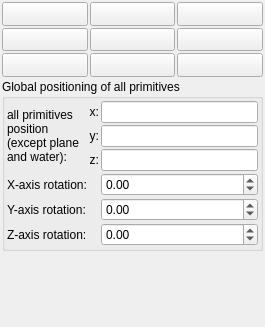
         <widget class="QWidget" name="scrollAreaWidgetContents_primitives">
          <property name="geometry">
           <rect>
            <x>0</x>
            <y>0</y>
            <width>265</width>
            <height>327</height>
           </rect>
          </property>
          <layout class="QVBoxLayout" name="verticalLayout_74">
           <property name="spacing">
            <number>2</number>
           </property>
           <property name="leftMargin">
            <number>2</number>
           </property>
           <property name="topMargin">
            <number>2</number>
           </property>
           <property name="rightMargin">
            <number>2</number>
           </property>
           <property name="bottomMargin">
            <number>2</number>
           </property>
           <item>
            <layout class="QGridLayout" name="gridLayout_23">
             <property name="spacing">
              <number>2</number>
             </property>
             <item row="2" column="0">
              <widget class="QPushButton" name="pushButton_add_primitive_cylinder">
               <property name="sizePolicy">
                <sizepolicy hsizetype="Minimum" vsizetype="Minimum">
                 <horstretch>0</horstretch>
                 <verstretch>1</verstretch>
                </sizepolicy>
               </property>
               <property name="text">
                <string/>
               </property>
               <property name="icon">
                <iconset resource="icons.qrc">
                 <normaloff>:/primitives/icons/cylinder.png</normaloff>:/primitives/icons/cylinder.png</iconset>
               </property>
               <property name="iconSize">
                <size>
                 <width>32</width>
                 <height>32</height>
                </size>
               </property>
              </widget>
             </item>
             <item row="2" column="1">
              <widget class="QPushButton" name="pushButton_add_primitive_cone">
               <property name="sizePolicy">
                <sizepolicy hsizetype="Minimum" vsizetype="Minimum">
                 <horstretch>0</horstretch>
                 <verstretch>1</verstretch>
                </sizepolicy>
               </property>
               <property name="text">
                <string/>
               </property>
               <property name="icon">
                <iconset resource="icons.qrc">
                 <normaloff>:/primitives/icons/cone.png</normaloff>:/primitives/icons/cone.png</iconset>
               </property>
               <property name="iconSize">
                <size>
                 <width>32</width>
                 <height>32</height>
                </size>
               </property>
              </widget>
             </item>
             <item row="0" column="0">
              <widget class="QPushButton" name="pushButton_add_primitive_rectangle">
               <property name="sizePolicy">
                <sizepolicy hsizetype="Minimum" vsizetype="Minimum">
                 <horstretch>0</horstretch>
                 <verstretch>1</verstretch>
                </sizepolicy>
               </property>
               <property name="text">
                <string/>
               </property>
               <property name="icon">
                <iconset resource="icons.qrc">
                 <normaloff>:/primitives/icons/rectangle.png</normaloff>:/primitives/icons/rectangle.png</iconset>
               </property>
               <property name="iconSize">
                <size>
                 <width>32</width>
                 <height>32</height>
                </size>
               </property>
              </widget>
             </item>
             <item row="0" column="1">
              <widget class="QPushButton" name="pushButton_add_primitive_circle">
               <property name="sizePolicy">
                <sizepolicy hsizetype="Minimum" vsizetype="Minimum">
                 <horstretch>0</horstretch>
                 <verstretch>1</verstretch>
                </sizepolicy>
               </property>
               <property name="text">
                <string/>
               </property>
               <property name="icon">
                <iconset resource="icons.qrc">
                 <normaloff>:/primitives/icons/circle.png</normaloff>:/primitives/icons/circle.png</iconset>
               </property>
               <property name="iconSize">
                <size>
                 <width>32</width>
                 <height>32</height>
                </size>
               </property>
              </widget>
             </item>
             <item row="0" column="2">
              <widget class="QPushButton" name="pushButton_add_primitive_box">
               <property name="sizePolicy">
                <sizepolicy hsizetype="Minimum" vsizetype="Minimum">
                 <horstretch>0</horstretch>
                 <verstretch>1</verstretch>
                </sizepolicy>
               </property>
               <property name="text">
                <string/>
               </property>
               <property name="icon">
                <iconset resource="icons.qrc">
                 <normaloff>:/primitives/icons/box.png</normaloff>:/primitives/icons/box.png</iconset>
               </property>
               <property name="iconSize">
                <size>
                 <width>32</width>
                 <height>32</height>
                </size>
               </property>
              </widget>
             </item>
             <item row="3" column="2">
              <widget class="QPushButton" name="pushButton_add_primitive_water">
               <property name="sizePolicy">
                <sizepolicy hsizetype="Minimum" vsizetype="Minimum">
                 <horstretch>0</horstretch>
                 <verstretch>1</verstretch>
                </sizepolicy>
               </property>
               <property name="text">
                <string/>
               </property>
               <property name="icon">
                <iconset resource="icons.qrc">
                 <normaloff>:/primitives/icons/water.png</normaloff>:/primitives/icons/water.png</iconset>
               </property>
               <property name="iconSize">
                <size>
                 <width>32</width>
                 <height>32</height>
                </size>
               </property>
              </widget>
             </item>
             <item row="3" column="1">
              <widget class="QPushButton" name="pushButton_add_primitive_plane">
               <property name="sizePolicy">
                <sizepolicy hsizetype="Minimum" vsizetype="Minimum">
                 <horstretch>0</horstretch>
                 <verstretch>1</verstretch>
                </sizepolicy>
               </property>
               <property name="text">
                <string/>
               </property>
               <property name="icon">
                <iconset resource="icons.qrc">
                 <normaloff>:/primitives/icons/plane.png</normaloff>:/primitives/icons/plane.png</iconset>
               </property>
               <property name="iconSize">
                <size>
                 <width>32</width>
                 <height>32</height>
                </size>
               </property>
              </widget>
             </item>
             <item row="3" column="0">
              <widget class="QPushButton" name="pushButton_add_primitive_torus">
               <property name="sizePolicy">
                <sizepolicy hsizetype="Minimum" vsizetype="Minimum">
                 <horstretch>0</horstretch>
                 <verstretch>1</verstretch>
                </sizepolicy>
               </property>
               <property name="text">
                <string/>
               </property>
               <property name="icon">
                <iconset resource="icons.qrc">
                 <normaloff>:/primitives/icons/torus.png</normaloff>:/primitives/icons/torus.png</iconset>
               </property>
               <property name="iconSize">
                <size>
                 <width>32</width>
                 <height>32</height>
                </size>
               </property>
              </widget>
             </item>
             <item row="2" column="2">
              <widget class="QPushButton" name="pushButton_add_primitive_sphere">
               <property name="sizePolicy">
                <sizepolicy hsizetype="Minimum" vsizetype="Minimum">
                 <horstretch>0</horstretch>
                 <verstretch>1</verstretch>
                </sizepolicy>
               </property>
               <property name="text">
                <string/>
               </property>
               <property name="icon">
                <iconset resource="icons.qrc">
                 <normaloff>:/primitives/icons/sphere.png</normaloff>:/primitives/icons/sphere.png</iconset>
               </property>
               <property name="iconSize">
                <size>
                 <width>32</width>
                 <height>32</height>
                </size>
               </property>
              </widget>
             </item>
            </layout>
           </item>
           <item>
            <widget class="QGroupBox" name="groupBox_4">
             <property name="title">
              <string>Global positioning of all primitives</string>
             </property>
             <layout class="QVBoxLayout" name="verticalLayout_5">
              <property name="leftMargin">
               <number>2</number>
              </property>
              <property name="topMargin">
               <number>2</number>
              </property>
              <property name="rightMargin">
               <number>2</number>
              </property>
              <property name="bottomMargin">
               <number>2</number>
              </property>
              <item>
               <layout class="QGridLayout" name="gridLayout_37">
                <property name="spacing">
                 <number>2</number>
                </property>
                <item row="2" column="2">
                 <widget class="MyLineEdit" name="vect3_all_primitives_position_z">
                  <property name="sizePolicy">
                   <sizepolicy hsizetype="Expanding" vsizetype="Maximum">
                    <horstretch>0</horstretch>
                    <verstretch>0</verstretch>
                   </sizepolicy>
                  </property>
                 </widget>
                </item>
                <item row="3" column="2">
                 <widget class="MyDoubleSpinBox" name="spinboxd3_all_primitives_rotation_x">
                  <property name="sizePolicy">
                   <sizepolicy hsizetype="Minimum" vsizetype="Maximum">
                    <horstretch>0</horstretch>
                    <verstretch>0</verstretch>
                   </sizepolicy>
                  </property>
                  <property name="prefix">
                   <string/>
                  </property>
                  <property name="suffix">
                   <string/>
                  </property>
                  <property name="decimals">
                   <number>2</number>
                  </property>
                  <property name="minimum">
                   <double>-36000.000000000000000</double>
                  </property>
                  <property name="maximum">
                   <double>36000.000000000000000</double>
                  </property>
                  <property name="singleStep">
                   <double>0.100000000000000</double>
                  </property>
                 </widget>
                </item>
                <item row="4" column="0">
                 <widget class="QLabel" name="label_50">
                  <property name="text">
                   <string>Y-axis rotation:</string>
                  </property>
                 </widget>
                </item>
                <item row="2" column="1">
                 <widget class="QLabel" name="label_141">
                  <property name="sizePolicy">
                   <sizepolicy hsizetype="Preferred" vsizetype="Preferred">
                    <horstretch>0</horstretch>
                    <verstretch>0</verstretch>
                   </sizepolicy>
                  </property>
                  <property name="text">
                   <string>z:</string>
                  </property>
                  <property name="alignment">
                   <set>Qt::AlignRight|Qt::AlignTrailing|Qt::AlignVCenter</set>
                  </property>
                 </widget>
                </item>
                <item row="0" column="1">
                 <widget class="QLabel" name="label_142">
                  <property name="sizePolicy">
                   <sizepolicy hsizetype="Preferred" vsizetype="Preferred">
                    <horstretch>0</horstretch>
                    <verstretch>0</verstretch>
                   </sizepolicy>
                  </property>
                  <property name="text">
                   <string>x:</string>
                  </property>
                  <property name="alignment">
                   <set>Qt::AlignRight|Qt::AlignTrailing|Qt::AlignVCenter</set>
                  </property>
                 </widget>
                </item>
                <item row="0" column="2">
                 <widget class="MyLineEdit" name="vect3_all_primitives_position_x">
                  <property name="sizePolicy">
                   <sizepolicy hsizetype="Expanding" vsizetype="Maximum">
                    <horstretch>0</horstretch>
                    <verstretch>0</verstretch>
                   </sizepolicy>
                  </property>
                 </widget>
                </item>
                <item row="1" column="2">
                 <widget class="MyLineEdit" name="vect3_all_primitives_position_y">
                  <property name="sizePolicy">
                   <sizepolicy hsizetype="Expanding" vsizetype="Maximum">
                    <horstretch>0</horstretch>
                    <verstretch>0</verstretch>
                   </sizepolicy>
                  </property>
                 </widget>
                </item>
                <item row="3" column="0">
                 <widget class="QLabel" name="label_49">
                  <property name="text">
                   <string>X-axis rotation:</string>
                  </property>
                 </widget>
                </item>
                <item row="1" column="1">
                 <widget class="QLabel" name="label_144">
                  <property name="sizePolicy">
                   <sizepolicy hsizetype="Preferred" vsizetype="Preferred">
                    <horstretch>0</horstretch>
                    <verstretch>0</verstretch>
                   </sizepolicy>
                  </property>
                  <property name="text">
                   <string>y:</string>
                  </property>
                  <property name="alignment">
                   <set>Qt::AlignRight|Qt::AlignTrailing|Qt::AlignVCenter</set>
                  </property>
                 </widget>
                </item>
                <item row="4" column="2">
                 <widget class="MyDoubleSpinBox" name="spinboxd3_all_primitives_rotation_y">
                  <property name="sizePolicy">
                   <sizepolicy hsizetype="Minimum" vsizetype="Maximum">
                    <horstretch>0</horstretch>
                    <verstretch>0</verstretch>
                   </sizepolicy>
                  </property>
                  <property name="prefix">
                   <string/>
                  </property>
                  <property name="suffix">
                   <string/>
                  </property>
                  <property name="decimals">
                   <number>2</number>
                  </property>
                  <property name="minimum">
                   <double>-36000.000000000000000</double>
                  </property>
                  <property name="maximum">
                   <double>36000.000000000000000</double>
                  </property>
                  <property name="singleStep">
                   <double>0.100000000000000</double>
                  </property>
                 </widget>
                </item>
                <item row="5" column="2">
                 <widget class="MyDoubleSpinBox" name="spinboxd3_all_primitives_rotation_z">
                  <property name="sizePolicy">
                   <sizepolicy hsizetype="Minimum" vsizetype="Maximum">
                    <horstretch>0</horstretch>
                    <verstretch>0</verstretch>
                   </sizepolicy>
                  </property>
                  <property name="prefix">
                   <string/>
                  </property>
                  <property name="suffix">
                   <string/>
                  </property>
                  <property name="decimals">
                   <number>2</number>
                  </property>
                  <property name="minimum">
                   <double>-36000.000000000000000</double>
                  </property>
                  <property name="maximum">
                   <double>36000.000000000000000</double>
                  </property>
                  <property name="singleStep">
                   <double>0.100000000000000</double>
                  </property>
                 </widget>
                </item>
                <item row="5" column="0">
                 <widget class="QLabel" name="label_51">
                  <property name="text">
                   <string>Z-axis rotation:</string>
                  </property>
                 </widget>
                </item>
                <item row="0" column="0" rowspan="3">
                 <widget class="QLabel" name="label_143">
                  <property name="text">
                   <string>all primitives
position
(except plane
and water):</string>
                  </property>
                 </widget>
                </item>
               </layout>
              </item>
             </layout>
            </widget>
           </item>
           <item>
            <layout class="QVBoxLayout" name="verticalLayout_primitives">
             <property name="spacing">
              <number>2</number>
             </property>
            </layout>
           </item>
           <item>
            <spacer name="verticalSpacer_9">
             <property name="orientation">
              <enum>Qt::Vertical</enum>
             </property>
             <property name="sizeHint" stdset="0">
              <size>
               <width>20</width>
               <height>40</height>
              </size>
             </property>
            </spacer>
           </item>
          </layout>
         </widget>
